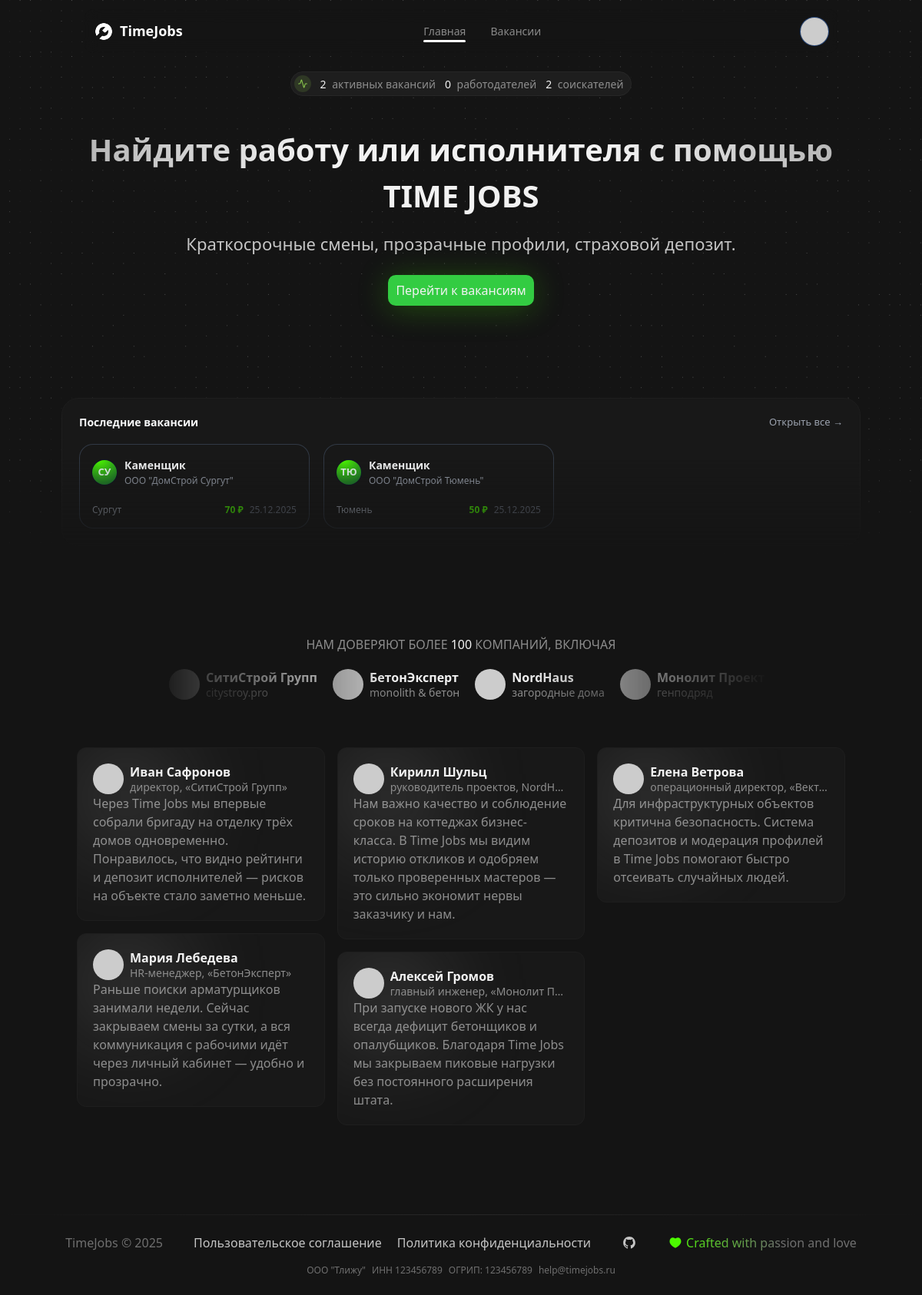
/, run on an earlier commit of the app's database.
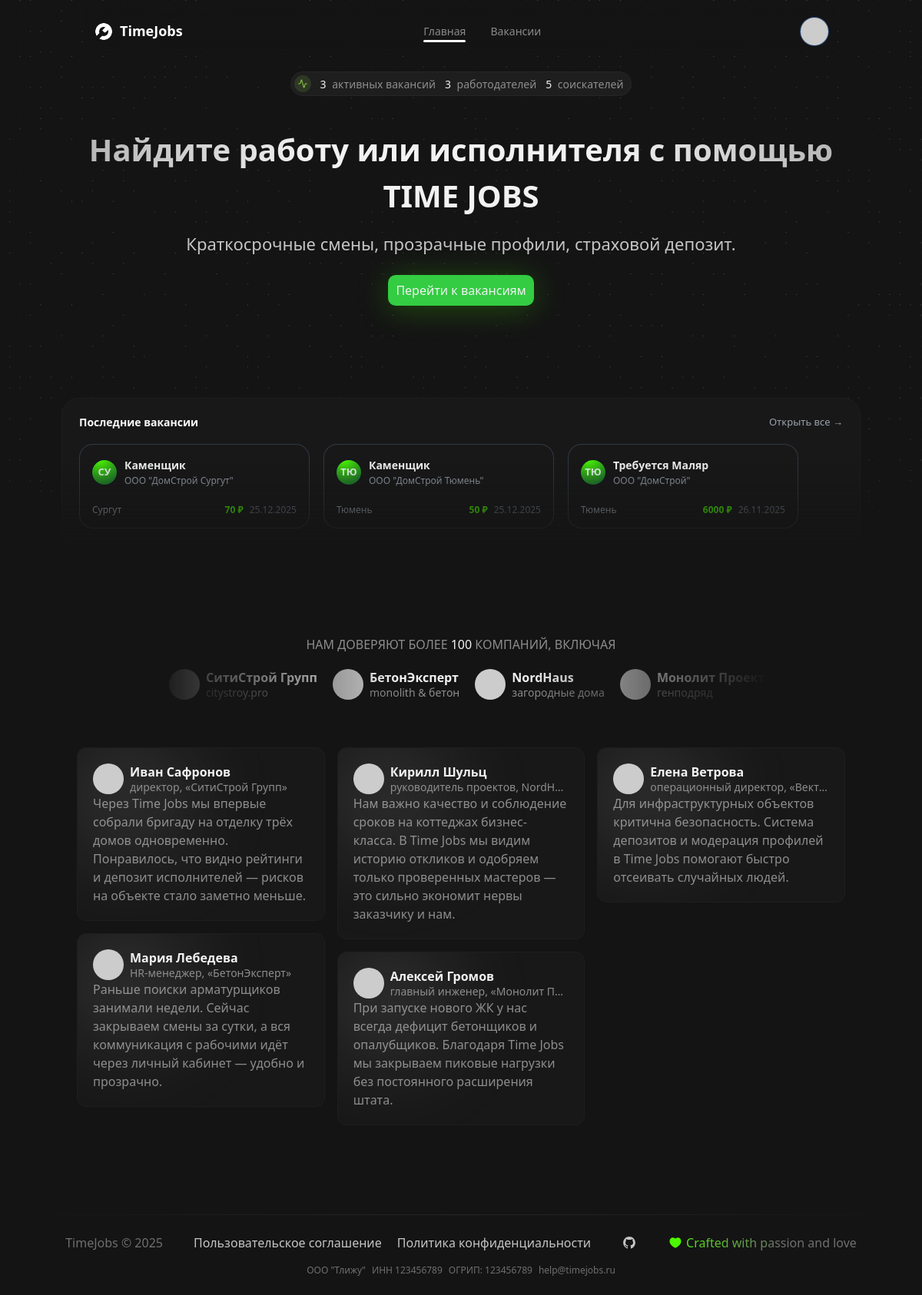
And on a later commit of the database.
### app.py (models this page shows)
class Job(db.Model):
    id = db.Column(db.Integer, primary_key=True)
    employer_id = db.Column(db.Integer, db.ForeignKey('user.id'), nullable=False)
    title = db.Column(db.String(200), nullable=False)
    description = db.Column(db.Text)
    city = db.Column(db.String(120))
    specialization = db.Column(db.String(120))
    wage = db.Column(db.Float, default=0)
    pay_type = db.Column(db.String(20), default='shift')  # shift, hourly
    duration_days = db.Column(db.Integer, default=1)
    status = db.Column(db.String(20), default='pending')  # pending, approved, rejected
    created_at = db.Column(db.DateTime, default=datetime.datetime.utcnow)
    view_count = db.Column(db.Integer, default=0)
    experience_level = db.Column(db.String(50))
    employment_type = db.Column(db.String(50))
    tariff = db.Column(db.String(50))
    employer = db.relationship('User', backref='jobs')

### app.py (the view)
@app.route('/')
def index():
    active_jobs = Job.query.filter_by(status='approved').count()
    workers = User.query.filter_by(role='worker').count()
    employers = User.query.filter_by(role='employer').count()
    stats = dict(active_jobs=active_jobs, workers=workers, employers=employers)
    last_jobs = Job.query.filter_by(status='approved') \
                         .order_by(Job.created_at.desc()).limit(6).all()
    return render_template('index.html', stats=stats, last_jobs=last_jobs)

### app.py (called while the page is built, shortened)
@app.context_processor
def inject_globals():
    import urllib.parse
    from flask import request, url_for
    def default_avatar(name):
        n = urllib.parse.quote_plus(name or "U")
        return f"https://ui-avatars.com/api/?background=4CFA00&color=fff&name={n}"
    def get_active_page():
        path = request.path
        if path == url_for('index'):
            return 'index'
    return dict(
        current_user=current_user,
        default_avatar=default_avatar,
        active_page=get_active_page()
    )

@app.before_request
def _ensure_db_initialized():
    global _db_initialized
    if not _db_initialized:
        init_db()
        _db_initialized = True

### templates/index.html (shortened to what the changed rows need)
{% extends "base.html" %}
{% block content %}
<div id="app" data-v-app="">
    <div data-v-477edc33="" class="landing-page router root-router">
        <main data-v-477edc33="">
            <div data-v-869f8f0a="" class="section-main bg-dot-pattern-2">
                <div data-v-869f8f0a="" class="offer">
                    <div data-v-869f8f0a="" class="stats">
                        <p data-v-869f8f0a="" class="text-grey-400 flex"><span data-v-869f8f0a="" class="text-14-400 text-grey-50">{{ stats.active_jobs }}&nbsp;</span><span data-v-869f8f0a="" class="text-14-400 text-grey-400 truncate">активных вакансий</span></p>
                        <p data-v-869f8f0a="" class="text-grey-400 flex"><span data-v-869f8f0a="" class="text-14-400 text-grey-50">{{ stats.employers }}&nbsp;</span><span data-v-869f8f0a="" class="text-14-400 text-grey-400 truncate">работодателей</span></p>
                        <p data-v-869f8f0a="" class="text-grey-400 flex"><span data-v-869f8f0a="" class="text-14-400 text-grey-50">{{ stats.workers }}&nbsp;</span><span data-v-869f8f0a="" class="text-14-400 text-grey-400 truncate">соискателей</span></p>
                    </div>
                </div>
                <div class="section-new_vacancies" data-v-869f8f0a="">
                    <div class="ra-card ra-fade-up ra-card-jobs">
                        {% if last_jobs %}
                        <div class="ra-jobs-grid">
                            {% for job in last_jobs %}
                            {% set base = job.city or job.title %}
                            {% set initials = (base[:2] if base else 'TJ')|upper %}
                            <a href="{{ url_for('vacancy_detail', job_id=job.id) }}"
                               class="ra-job-card">
                                <div class="ra-job-head">
                                    <div class="ra-job-avatar">{{ initials }}</div>
                                    <div>
                                        <div class="ra-job-title">{{ job.title }}</div>
                                        <div class="ra-job-meta">
                                            {{ job.specialization or 'Специализация не указана' }}
                                        </div>
                                    </div>
                                </div>
                                <div class="ra-job-footer">
                                    <span class="ra-job-city">
                                        {{ job.city or 'Город не указан' }}
                                    </span>
                                    <span class="ra-job-wage">
                                        {{ '%.0f'|format(job.wage or 0) }} ₽
                                    </span>
                                    <span class="ra-job-date">
                                        {{ job.created_at.strftime('%d.%m.%Y') }}
                                    </span>
                                </div>
                            </a>
                            {% endfor %}
                        </div>
                        {% else %}
                        <div style="padding:12px 16px;font-size:13px;color:#e5e7eb;">
                            Пока нет опубликованных вакансий.
                        </div>
                        {% endif %}
                    </div>
                </div>
            </div>
      </main>
    </div>
</div>
{% endblock %}

What changed in the data, as far as the page shows it:
added Job: initials "ТЮ", title "Требуется Маляр", specialization "ООО \"ДомСтрой\"", city "Тюмень", wage "6000", created_at "26.11.2025"
Also different on the page:
{{ stats.active_jobs }}: "2" → "3"
{{ stats.employers }}: "0" → "3"
{{ stats.workers }}: "2" → "5"
